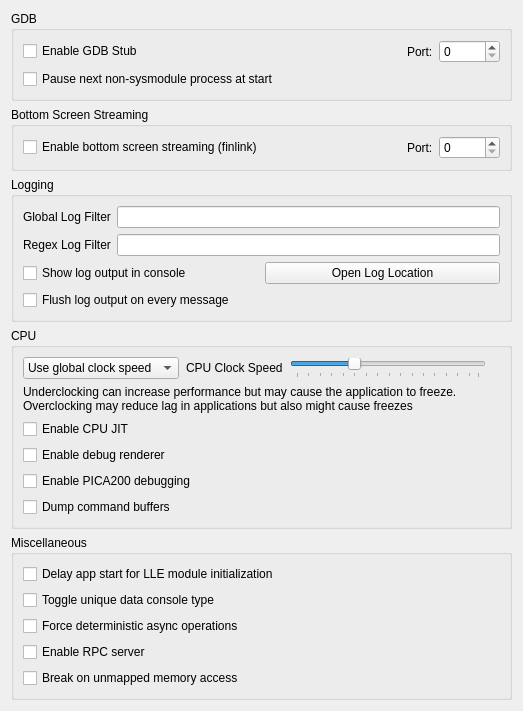
<?xml version="1.0" encoding="UTF-8"?>
<ui version="4.0">
 <class>ConfigureDebug</class>
 <widget class="QWidget" name="ConfigureDebug">
  <property name="geometry">
   <rect>
    <x>0</x>
    <y>0</y>
    <width>523</width>
    <height>458</height>
   </rect>
  </property>
  <property name="windowTitle">
   <string>Form</string>
  </property>
  <layout class="QVBoxLayout" name="verticalLayout_1">
   <item>
    <layout class="QVBoxLayout" name="verticalLayout_2">
     <item>
      <widget class="QGroupBox" name="gdb_groupbox">
       <property name="title">
        <string>GDB</string>
       </property>
       <layout class="QVBoxLayout" name="verticalLayout_3">
        <item>
         <layout class="QHBoxLayout" name="horizontalLayout_1">
          <item>
           <widget class="QCheckBox" name="toggle_gdbstub">
            <property name="text">
             <string>Enable GDB Stub</string>
            </property>
           </widget>
          </item>
          <item>
           <spacer name="horizontalSpacer">
            <property name="orientation">
             <enum>Qt::Horizontal</enum>
            </property>
            <property name="sizeHint" stdset="0">
             <size>
              <width>40</width>
              <height>20</height>
             </size>
            </property>
           </spacer>
          </item>
          <item>
           <widget class="QLabel" name="label_2">
            <property name="text">
             <string>Port:</string>
            </property>
           </widget>
          </item>
          <item>
           <widget class="QSpinBox" name="gdbport_spinbox">
            <property name="maximum">
             <number>65536</number>
            </property>
           </widget>
          </item>
         </layout>
        </item>
        <item>
          <widget class="QCheckBox" name="debug_next_process">
            <property name="text">
              <string>Pause next non-sysmodule process at start</string>
            </property>
          </widget>
        </item>
       </layout>
      </widget>
     </item>
     <item>
      <widget class="QGroupBox" name="bottom_screen_streaming_groupbox">
       <property name="title">
        <string>Bottom Screen Streaming</string>
       </property>
       <layout class="QHBoxLayout" name="horizontalLayout_bottom_screen_streaming">
        <item>
         <widget class="QCheckBox" name="toggle_bottom_screen_streaming">
          <property name="text">
           <string>Enable bottom screen streaming (finlink)</string>
          </property>
         </widget>
        </item>
        <item>
         <spacer name="horizontalSpacer_bottom_screen_streaming">
          <property name="orientation">
           <enum>Qt::Horizontal</enum>
          </property>
          <property name="sizeHint" stdset="0">
           <size>
            <width>40</width>
            <height>20</height>
           </size>
          </property>
         </spacer>
        </item>
        <item>
         <widget class="QLabel" name="label_bottom_screen_streaming_port">
          <property name="text">
           <string>Port:</string>
          </property>
         </widget>
        </item>
        <item>
         <widget class="QSpinBox" name="bottom_screen_streaming_port_spinbox">
          <property name="maximum">
           <number>65535</number>
          </property>
         </widget>
        </item>
       </layout>
      </widget>
     </item>
    </layout>
   </item>
   <item>
    <widget class="QGroupBox" name="groupBox_2">
     <property name="title">
      <string>Logging</string>
     </property>
     <layout class="QVBoxLayout" name="verticalLayout">
      <item>
       <layout class="QHBoxLayout" name="horizontalLayout">
        <item>
         <widget class="QLabel" name="label">
          <property name="text">
           <string>Global Log Filter</string>
          </property>
         </widget>
        </item>
        <item>
         <widget class="QLineEdit" name="log_filter_edit"/>
        </item>
       </layout>
      </item>
      <item>
       <layout class="QHBoxLayout" name="horizontalLayout1">
        <item>
         <widget class="QLabel" name="label_3">
          <property name="text">
           <string>Regex Log Filter</string>
          </property>
         </widget>
        </item>
        <item>
         <widget class="QLineEdit" name="log_regex_filter_edit"/>
        </item>
       </layout>
      </item>
      <item>
       <layout class="QHBoxLayout" name="horizontalLayout2">
        <item>
         <widget class="QCheckBox" name="toggle_console">
          <property name="text">
           <string>Show log output in console</string>
          </property>
         </widget>
        </item>
        <item>
         <widget class="QPushButton" name="open_log_button">
          <property name="text">
           <string>Open Log Location</string>
          </property>
         </widget>
        </item>
       </layout>
      </item>
      <item>
        <widget class="QCheckBox" name="instant_debug_log">
          <property name="text">
            <string>Flush log output on every message</string>
          </property>
          <property name="toolTip">
            <string>&lt;html&gt;&lt;body&gt;Immediately commits the debug log to file. Use this if Azahar crashes and the log output is being cut.&lt;br&gt;Enabling this feature will decrease performance, only use it for debugging purposes.&lt;/body&gt;&lt;/html&gt;</string>
          </property>
        </widget>
      </item>
     </layout>
    </widget>
   </item>
   <item>
    <widget class="QGroupBox" name="groupBox_4">
     <property name="title">
      <string>CPU</string>
     </property>
     <layout class="QGridLayout" name="clock_speed_GLayout">
      <item row="1" column="0">
       <widget class="QWidget" name="clock_speed_widget" native="true">
        <layout class="QHBoxLayout" name="clock_speed_layout">
         <property name="spacing">
          <number>7</number>
         </property>
         <property name="leftMargin">
          <number>0</number>
         </property>
         <property name="topMargin">
          <number>0</number>
         </property>
         <property name="rightMargin">
          <number>0</number>
         </property>
         <property name="bottomMargin">
          <number>0</number>
         </property>
         <item>
          <widget class="QComboBox" name="clock_speed_combo">
           <item>
            <property name="text">
             <string>Use global clock speed</string>
            </property>
           </item>
           <item>
            <property name="text">
             <string>Set clock speed:</string>
            </property>
           </item>
          </widget>
         </item>
         <item>
          <widget class="QLabel" name="clock_speed_label">
           <property name="text">
            <string>CPU Clock Speed</string>
           </property>
          </widget>
         </item>
         <item>
          <widget class="QSlider" name="slider_clock_speed">
           <property name="toolTip">
            <string>&lt;html&gt;&lt;body&gt;Changes the emulated CPU clock frequency.&lt;br&gt;Underclocking can increase performance but may cause the application to freeze.&lt;br&gt;Overclocking may reduce application lag but also might cause freezes&lt;/body&gt;&lt;/html&gt;</string>
           </property>
           <property name="minimum">
            <number>0</number>
           </property>
           <property name="maximum">
            <number>79</number>
           </property>
           <property name="singleStep">
            <number>5</number>
           </property>
           <property name="pageStep">
            <number>15</number>
           </property>
           <property name="value">
            <number>25</number>
           </property>
           <property name="orientation">
            <enum>Qt::Horizontal</enum>
           </property>
           <property name="tickPosition">
            <enum>QSlider::TicksBelow</enum>
           </property>
          </widget>
         </item>
         <item>
          <widget class="QLabel" name="clock_display_label">
           <property name="text">
            <string/>
           </property>
           <property name="alignment">
            <set>Qt::AlignRight|Qt::AlignTrailing|Qt::AlignVCenter</set>
           </property>
          </widget>
         </item>
        </layout>
       </widget>
      </item>
      <item row="2" column="0">
       <widget class="QLabel" name="label_cpu_clock_info">
        <property name="text">
        <string>&lt;html&gt;&lt;head/&gt;&lt;body&gt;Underclocking can increase performance but may cause the application to freeze.&lt;br/&gt;Overclocking may reduce lag in applications but also might cause freezes&lt;/p&gt;&lt;/body&gt;&lt;/html&gt;</string>
       </property>
       <property name="textFormat">
        <enum>Qt::RichText</enum>
       </property>
      </widget>
     </item>
      <item row="3" column="0">
       <widget class="QCheckBox" name="toggle_cpu_jit">
        <property name="toolTip">
         <string>&lt;html&gt;&lt;head/&gt;&lt;body&gt;&lt;p&gt;Enables the use of the ARM JIT compiler for emulating the 3DS CPUs. Don't disable unless for debugging purposes&lt;/p&gt;&lt;/body&gt;&lt;/html&gt;</string>
        </property>
        <property name="text">
         <string>Enable CPU JIT</string>
        </property>
       </widget>
      </item>
      <item row="4" column="0">
       <widget class="QCheckBox" name="toggle_renderer_debug">
        <property name="text">
         <string>Enable debug renderer</string>
        </property>
       </widget>
      </item>
       <item row="5" column="0">
         <widget class="QCheckBox" name="toggle_pica_debugging">
           <property name="text">
             <string>Enable PICA200 debugging</string>
           </property>
         </widget>
       </item>
      <item row="6" column="0">
       <widget class="QCheckBox" name="toggle_dump_command_buffers">
        <property name="text">
         <string>Dump command buffers</string>
        </property>
       </widget>
      </item>
     </layout>
    </widget>
   </item>
   <item>
    <widget class="QGroupBox" name="groupBox_5">
     <property name="title">
      <string>Miscellaneous</string>
     </property>
     <layout class="QGridLayout" name="gridLayout_3">
      <item row="1" column="0">
       <widget class="QCheckBox" name="delay_start_for_lle_modules">
        <property name="toolTip">
         <string>&lt;html&gt;&lt;head/&gt;&lt;body&gt;&lt;p&gt;Introduces a delay to the first ever launched app thread if LLE modules are enabled, to allow them to initialize.&lt;/p&gt;&lt;/body&gt;&lt;/html&gt;</string>
        </property>
        <property name="text">
         <string>Delay app start for LLE module initialization</string>
        </property>
       </widget>
      </item>
      <item row="2" column="0">
       <widget class="QCheckBox" name="toggle_unique_data_console_type">
        <property name="toolTip">
         <string>&lt;html&gt;&lt;head/&gt;&lt;body&gt;&lt;p&gt;Toggles the unique data console type (Old 3DS &#8596; New 3DS) to be able to download the opposite system firmware type from system settings.&lt;/p&gt;&lt;/body&gt;&lt;/html&gt;</string>
        </property>
        <property name="text">
         <string>Toggle unique data console type</string>
        </property>
       </widget>
      </item>
      <item row="3" column="0">
       <widget class="QCheckBox" name="deterministic_async_operations">
        <property name="text">
         <string>Force deterministic async operations</string>
        </property>
        <property name="toolTip">
         <string>&lt;html&gt;&lt;head/&gt;&lt;body&gt;&lt;p&gt;Forces all async operations to run on the main thread, making them deterministic. Do not enable if you don't know what you are doing.&lt;/p&gt;&lt;/body&gt;&lt;/html&gt;</string>
        </property>
       </widget>
      </item>
      <item row="4" column="0">
        <widget class="QCheckBox" name="enable_rpc_server">
          <property name="text">
            <string>Enable RPC server</string>
          </property>
          <property name="toolTip">
            <string>&lt;html&gt;&lt;head/&gt;&lt;body&gt;&lt;p&gt;Enables the RPC server on port 45987. This allows remotely reading/writing guest memory, do not enable if you don't know what you are doing.&lt;/p&gt;&lt;/body&gt;&lt;/html&gt;</string>
          </property>
        </widget>
      </item>
      <item row="5" column="0">
       <widget class="QCheckBox" name="break_on_unmapped_memory_access">
        <property name="toolTip">
         <string>&lt;html&gt;&lt;head/&gt;&lt;body&gt;&lt;p&gt;Pauses emulation and shows an error message if an unmapped memory access is detected.&lt;/p&gt;&lt;/body&gt;&lt;/html&gt;</string>
        </property>
        <property name="text">
         <string>Break on unmapped memory access</string>
        </property>
       </widget>
      </item>
     </layout>
    </widget>
   </item>
   <item>
    <spacer name="verticalSpacer">
     <property name="orientation">
      <enum>Qt::Vertical</enum>
     </property>
     <property name="sizeHint" stdset="0">
      <size>
       <width>20</width>
       <height>40</height>
      </size>
     </property>
    </spacer>
   </item>
  </layout>
 </widget>
 <tabstops>
  <tabstop>toggle_gdbstub</tabstop>
  <tabstop>gdbport_spinbox</tabstop>
  <tabstop>log_filter_edit</tabstop>
  <tabstop>toggle_console</tabstop>
  <tabstop>open_log_button</tabstop>
 </tabstops>
 <resources/>
 <connections>
  <connection>
   <sender>toggle_gdbstub</sender>
   <signal>toggled(bool)</signal>
   <receiver>gdbport_spinbox</receiver>
   <slot>setEnabled(bool)</slot>
   <hints>
    <hint type="sourcelabel">
     <x>84</x>
     <y>157</y>
    </hint>
    <hint type="destinationlabel">
     <x>342</x>
     <y>158</y>
    </hint>
   </hints>
  </connection>
 </connections>
</ui>
